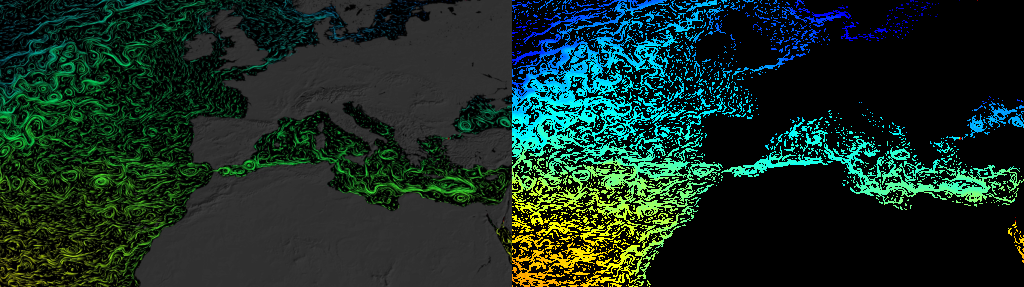
#> input picture data/debug_video_frame.png, 1024 x 287 px, given in place of clip_01.mp4, which was not available
$ python extract_features_02.py
#> lines starting #> are read from the running program, lines starting #| are printed output that depends on the picture; after the words box and inside, x2 and y2 are one past the last pixel; in counts of white or black regions, pixels touching at a corner belong together
import cv2
import json
import numpy as np
from pathlib import Path

# --- CONFIGURATION ---
VIDEO_PATH = "assets/video/clip_01.mp4"
OUTPUT_JSON = "data/video_features.json"
BAND_NAMES = ["North", "Upper-mid", "Middle", "Lower-mid", "South"]
CROP_FRAC = [0.0, 0.0, 1.0, 1.0]
SAMPLE_FPS = 4.0

# Bounding box [x1, y1, x2, y2] isolating the Strait of Gibraltar bottleneck
STRAIT_BOX = [0.405, 0.545, 0.465, 0.605]

def get_ocean_current_mask(hsv_frame):
    H, S, V = cv2.split(hsv_frame)
    mask = ((S > 35) & (V > 30)).astype(np.uint8) * 255
    kernel = np.ones((2, 2), np.uint8)
    return cv2.morphologyEx(mask, cv2.MORPH_OPEN, kernel)

def hue_to_color_index(H_channel):
    h_clipped = np.clip(H_channel.astype(np.float32), 0, 120)
    return ((120.0 - h_clipped) / 120.0) * 100.0

def compute_swirl_index(prev_gray, curr_gray, ocean_mask):
    """
    Uses dense optical flow to measure rotational curl (vorticity / eddies)
    inside the active ocean currents.
    """
    # Downscale by 2x for fast optical flow calculation
    small_prev = cv2.resize(prev_gray, (0, 0), fx=0.5, fy=0.5)
    small_curr = cv2.resize(curr_gray, (0, 0), fx=0.5, fy=0.5)
    small_mask = cv2.resize(ocean_mask, (0, 0), fx=0.5, fy=0.5) > 0

    flow = cv2.calcOpticalFlowFarneback(
        small_prev, small_curr, None,
        pyr_scale=0.5, levels=3, winsize=15,
        iterations=3, poly_n=5, poly_sigma=1.2, flags=0
    )
    u = flow[..., 0]  # horizontal velocity
    v = flow[..., 1]  # vertical velocity

    # Curl = dv/dx - du/dy (measures circular spinning / eddies)
    dv_dx = np.gradient(v, axis=1)
    du_dy = np.gradient(u, axis=0)
    curl = np.abs(dv_dx - du_dy)

    masked_curl = curl[small_mask]
    return float(np.mean(masked_curl)) if len(masked_curl) > 0 else 0.0

def extract():
    cap = cv2.VideoCapture(VIDEO_PATH)
    if not cap.isOpened():
        raise FileNotFoundError(f"Cannot open video: {VIDEO_PATH}")

    orig_fps = cap.get(cv2.CAP_PROP_FPS) or 30.0
    total_frames = int(cap.get(cv2.CAP_PROP_FRAME_COUNT))
    duration = total_frames / orig_fps
    step = max(1, int(round(orig_fps / SAMPLE_FPS)))
    actual_fps = orig_fps / step

    frames_data = []
    prev_gray = None
    prev_bands = None
    frame_idx = 0

    while True:
        ret, bgr = cap.read()
#> bgr is the input picture: shape (287, 1024, 3); mean B, G, R 35.6, 45.7, 22.6
        if not ret:
            break

        if frame_idx % step == 0:
            h, w, _ = bgr.shape
#> h = 287; w = 1024
            x1, y1 = int(w * CROP_FRAC[0]), int(h * CROP_FRAC[1])
#> x1 = 0; y1 = 0
            x2, y2 = int(w * CROP_FRAC[2]), int(h * CROP_FRAC[3])
#> x2 = 1024; y2 = 287
            crop = bgr[y1:y2, x1:x2]
            ch, cw, _ = crop.shape
#> ch = 287; cw = 1024

            hsv = cv2.cvtColor(crop, cv2.COLOR_BGR2HSV)
#> hsv: shape (287, 1024, 3); mean H, S, V 26.8, 75.7, 49.9
            gray = cv2.cvtColor(crop, cv2.COLOR_BGR2GRAY)

            ocean_mask = get_ocean_current_mask(hsv)
#> in get_ocean_current_mask, `H, S, V = cv2.split(hsv_frame)`:
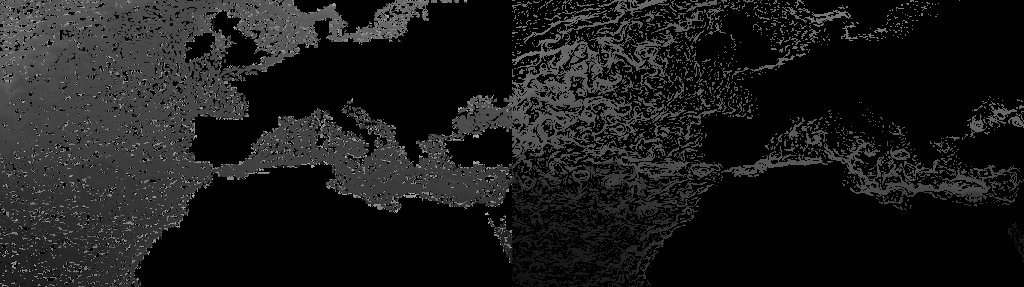
#> H: shape (287, 1024); min 0, max 178, mean 26.8
#> in get_ocean_current_mask, `H, S, V = cv2.split(hsv_frame)`:
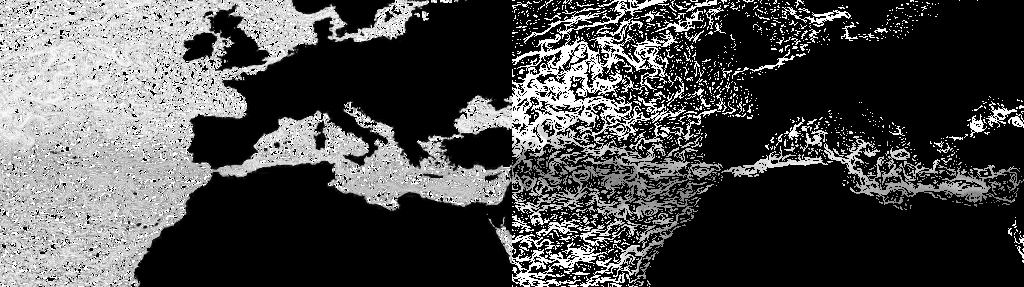
#> S: shape (287, 1024); min 0, max 255, mean 75.7
#> in get_ocean_current_mask, `H, S, V = cv2.split(hsv_frame)`:
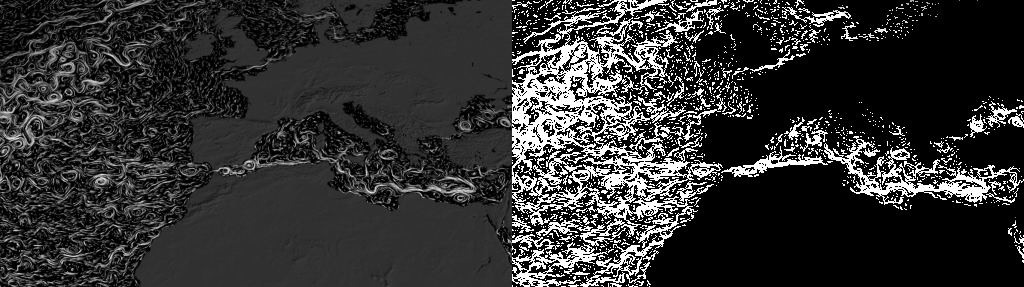
#> V: shape (287, 1024); min 0, max 255, mean 49.9
#> in get_ocean_current_mask, `mask = ((S > 35) & (V > 30)).astype(np.uint8) * 255`:
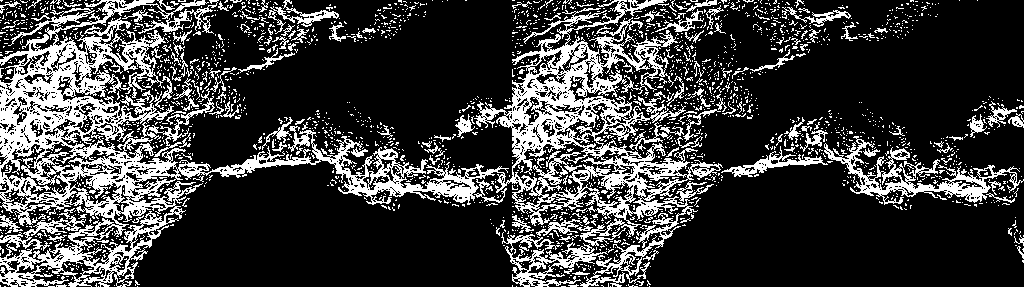
#> mask: shape (287, 1024); 23.8% white; 2301 white regions (2148 under 20 px), largest, box (x1, y1, x2, y2) and area: (0, 0, 723, 287) 45351, (824, 136, 1024, 205) 2930, (505, 242, 608, 287) 1472
#> in get_ocean_current_mask, `return cv2.morphologyEx(mask, cv2.MORPH_OPEN, kernel)`:
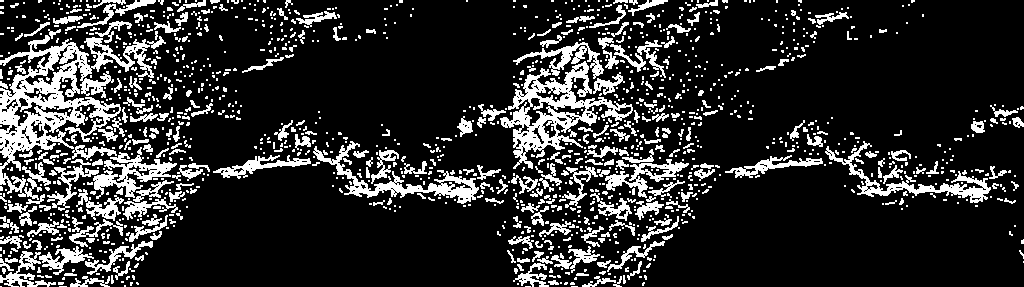
#> returned value: shape (287, 1024); 17.7% white; 1417 white regions (1106 under 20 px), largest, box (x1, y1, x2, y2) and area: (0, 35, 154, 200) 7905, (500, 61, 633, 169) 4196, (313, 141, 479, 204) 1996
            color_idx = hue_to_color_index(hsv[:, :, 0])
#> in hue_to_color_index, `return ((120.0 - h_clipped) / 120.0) * 100.0`:
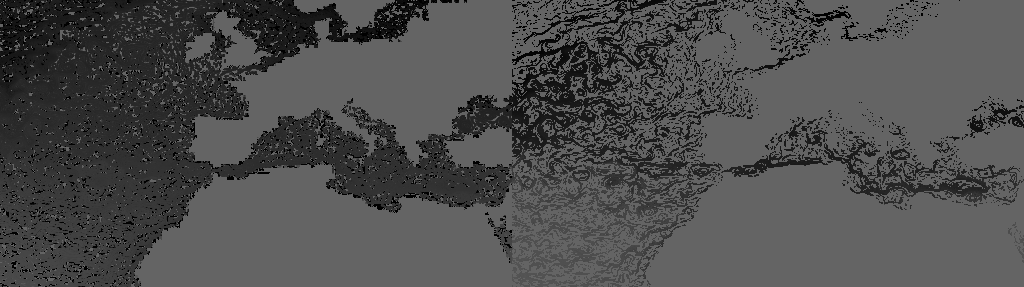
#> returned value: shape (287, 1024) float32; min 0, max 100, mean 78

            # 1. Extract 5 latitudinal bands (ocean-only)
            nb = len(BAND_NAMES)
            band_h = ch // nb
#> band_h = 57
            band_vals = []
            for b in range(nb):
                r_start = b * band_h
                r_end = (b + 1) * band_h if b < nb - 1 else ch
                b_mask = ocean_mask[r_start:r_end, :] > 0
                b_vals = color_idx[r_start:r_end, :][b_mask]
                if len(b_vals) > 0:
                    band_vals.append(float(np.mean(b_vals)))
                else:
                    band_vals.append(prev_bands[b] if prev_bands else 0.0)
#> this loop made 5 passes
#> pass 3, in extract, `b_mask = ocean_mask[r_start:r_end, :] > 0`:
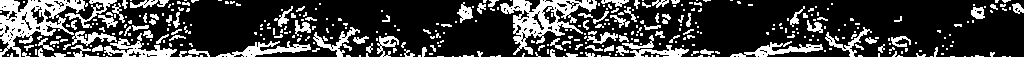
#> b_mask: shape (57, 1024) bool; 24.5% white; 393 white regions (278 under 20 px), largest, box (x1, y1, x2, y2) and area: (0, 0, 88, 57) 2057, (500, 0, 597, 55) 1917, (104, 33, 177, 57) 632
#> after the loop, band_vals = [37.9, 41.24, 48.11, 59.12, 72.88]

            # 2. Extract Strait of Gibraltar jet intensity
            sx1, sy1 = int(cw * STRAIT_BOX[0]), int(ch * STRAIT_BOX[1])
#> sx1 = 414; sy1 = 156
            sx2, sy2 = int(cw * STRAIT_BOX[2]), int(ch * STRAIT_BOX[3])
#> sx2 = 476; sy2 = 173
            strait_mask = ocean_mask[sy1:sy2, sx1:sx2] > 0
            strait_vals = color_idx[sy1:sy2, sx1:sx2][strait_mask]
#> strait_vals = 177 values, max 100 at index 3, min 0 at index 5, mean 47.23
            strait_idx = float(np.mean(strait_vals)) if len(strait_vals) > 0 else 0.0
#> strait_idx = 47.23

            # 3. Calculate frame-to-frame activity & eddy swirl curl
            if prev_bands is None:
                d_bands = [0.0] * nb
                activity = 0.0
                swirl = 0.0
            else:
                d_bands = [band_vals[b] - prev_bands[b] for b in range(nb)]
                diff = cv2.absdiff(gray, prev_gray)
                masked_diff = diff[ocean_mask > 0]
                activity = float(np.mean(masked_diff)) if len(masked_diff) > 0 else 0.0
                swirl = compute_swirl_index(prev_gray, gray, ocean_mask)

            frames_data.append({
                "bands": [round(v, 3) for v in band_vals],
                "d_bands": [round(d, 3) for d in d_bands],
                "mean": round(float(np.mean(band_vals)), 3),
                "activity": round(activity, 3),
                "swirl": round(swirl, 4),
                "strait": round(strait_idx, 3)
            })

            prev_bands = band_vals
#> prev_bands = [37.9, 41.24, 48.11, 59.12, 72.88]
            prev_gray = gray

        frame_idx += 1

    cap.release()

    output = {
        "meta": {
            "band_names": BAND_NAMES,
            "crop_frac": CROP_FRAC,
            "strait_box": STRAIT_BOX,
            "feature_fps": round(actual_fps, 4),
            "duration": round(duration, 3)
        },
        "frames": frames_data
    }

    Path(OUTPUT_JSON).parent.mkdir(parents=True, exist_ok=True)
    with open(OUTPUT_JSON, "w") as f:
        json.dump(output, f, indent=2)

    print(f"Done! Extracted {len(frames_data)} frames with swirl & strait metrics to {OUTPUT_JSON}")

if __name__ == "__main__":
    extract()
